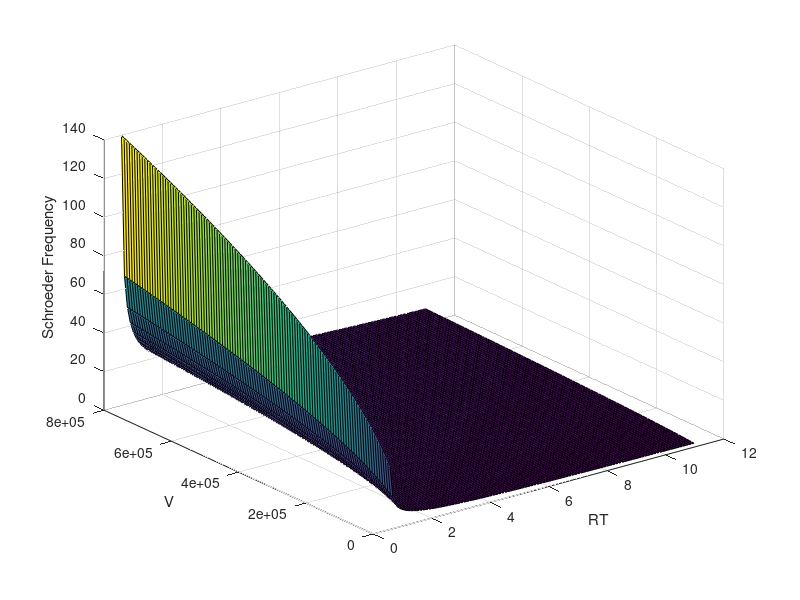

Write MATLAB code to recreate this figure.
RT = [0.6 : 0.1 : 11];
V = [2250: (800000 - 2250)/104 :800000];

for i = 1 : 105
for i1 = 1 : 105
scf(i,i1) = 2000*sqrt(RT(i)./V(i1));
end
end
surf(RT,V,scf)
xlabel('RT');
ylabel('V');
zlabel('Schroeder Frequency');
grid('on');